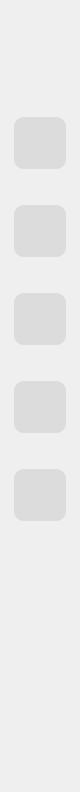
       <widget class="QWidget" name="left" native="true">
        <property name="minimumSize">
         <size>
          <width>80</width>
          <height>0</height>
         </size>
        </property>
        <property name="maximumSize">
         <size>
          <width>80</width>
          <height>16777215</height>
         </size>
        </property>
        <property name="styleSheet">
         <string notr="true">#left
{
background-color: rgb(220, 220, 220);
border-top-left-radius: 15px;
border-bottom-left-radius:15px;
border-top-right-radius:0px;
border-bottom-right-radius:0px;
}
QPushButton
{
border-radius:10px;
background-color: rgb(220, 220, 220);
}
QPushButton:hover
{
border-radius:10px;
background-color: rgb(255, 255, 255);
}</string>
        </property>
        <layout class="QVBoxLayout" name="verticalLayout_3">
         <item>
          <widget class="QWidget" name="widget_icon" native="true">
           <layout class="QHBoxLayout" name="horizontalLayout_2">
            <property name="spacing">
             <number>0</number>
            </property>
            <property name="leftMargin">
             <number>0</number>
            </property>
            <property name="topMargin">
             <number>0</number>
            </property>
            <property name="rightMargin">
             <number>0</number>
            </property>
            <property name="bottomMargin">
             <number>0</number>
            </property>
            <item>
             <spacer name="th_ICON">
              <property name="orientation">
               <enum>Qt::Horizontal</enum>
              </property>
              <property name="sizeHint" stdset="0">
               <size>
                <width>1</width>
                <height>20</height>
               </size>
              </property>
             </spacer>
            </item>
            <item>
             <widget class="QLabel" name="ICON">
              <property name="minimumSize">
               <size>
                <width>50</width>
                <height>50</height>
               </size>
              </property>
              <property name="maximumSize">
               <size>
                <width>50</width>
                <height>50</height>
               </size>
              </property>
              <property name="styleSheet">
               <string notr="true">image: url(:/ptr/logo.ico);</string>
              </property>
              <property name="text">
               <string/>
              </property>
              <property name="alignment">
               <set>Qt::AlignCenter</set>
              </property>
              <property name="wordWrap">
               <bool>false</bool>
              </property>
             </widget>
            </item>
            <item>
             <spacer name="th_ICON2">
              <property name="orientation">
               <enum>Qt::Horizontal</enum>
              </property>
              <property name="sizeHint" stdset="0">
               <size>
                <width>1</width>
                <height>20</height>
               </size>
              </property>
             </spacer>
            </item>
           </layout>
          </widget>
         </item>
         <item>
          <spacer name="verticalSpacer_2">
           <property name="orientation">
            <enum>Qt::Vertical</enum>
           </property>
           <property name="sizeHint" stdset="0">
            <size>
             <width>20</width>
             <height>50</height>
            </size>
           </property>
          </spacer>
         </item>
         <item>
          <widget class="QWidget" name="widget_Clock_in" native="true">
           <layout class="QHBoxLayout" name="horizontalLayout_3">
            <property name="spacing">
             <number>0</number>
            </property>
            <property name="leftMargin">
             <number>0</number>
            </property>
            <property name="topMargin">
             <number>0</number>
            </property>
            <property name="rightMargin">
             <number>0</number>
            </property>
            <property name="bottomMargin">
             <number>0</number>
            </property>
            <item>
             <spacer name="th_Clock_in">
              <property name="orientation">
               <enum>Qt::Horizontal</enum>
              </property>
              <property name="sizeHint" stdset="0">
               <size>
                <width>0</width>
                <height>20</height>
               </size>
              </property>
             </spacer>
            </item>
            <item>
             <widget class="QPushButton" name="btn_Clock_in">
              <property name="minimumSize">
               <size>
                <width>52</width>
                <height>52</height>
               </size>
              </property>
              <property name="maximumSize">
               <size>
                <width>52</width>
                <height>52</height>
               </size>
              </property>
              <property name="toolTip">
               <string>考勤页面</string>
              </property>
              <property name="text">
               <string/>
              </property>
              <property name="icon">
               <iconset resource="res.qrc">
                <normaloff>:/ptr/clock-in.png</normaloff>:/ptr/clock-in.png</iconset>
              </property>
              <property name="iconSize">
               <size>
                <width>30</width>
                <height>30</height>
               </size>
              </property>
              <property name="checkable">
               <bool>false</bool>
              </property>
              <property name="checked">
               <bool>false</bool>
              </property>
             </widget>
            </item>
            <item>
             <spacer name="th_Clock_in2">
              <property name="orientation">
               <enum>Qt::Horizontal</enum>
              </property>
              <property name="sizeHint" stdset="0">
               <size>
                <width>0</width>
                <height>20</height>
               </size>
              </property>
             </spacer>
            </item>
           </layout>
          </widget>
         </item>
         <item>
          <spacer name="verticalSpacer_3">
           <property name="orientation">
            <enum>Qt::Vertical</enum>
           </property>
           <property name="sizeHint" stdset="0">
            <size>
             <width>20</width>
             <height>30</height>
            </size>
           </property>
          </spacer>
         </item>
         <item>
          <widget class="QWidget" name="widget_Check_video" native="true">
           <layout class="QHBoxLayout" name="horizontalLayout_5">
            <property name="spacing">
             <number>0</number>
            </property>
            <property name="leftMargin">
             <number>0</number>
            </property>
            <property name="topMargin">
             <number>0</number>
            </property>
            <property name="rightMargin">
             <number>0</number>
            </property>
            <property name="bottomMargin">
             <number>0</number>
            </property>
            <item>
             <spacer name="th_Check_video">
              <property name="orientation">
               <enum>Qt::Horizontal</enum>
              </property>
              <property name="sizeHint" stdset="0">
               <size>
                <width>0</width>
                <height>20</height>
               </size>
              </property>
             </spacer>
            </item>
            <item>
             <widget class="QPushButton" name="btn_Check_video">
              <property name="minimumSize">
               <size>
                <width>52</width>
                <height>52</height>
               </size>
              </property>
              <property name="maximumSize">
               <size>
                <width>52</width>
                <height>52</height>
               </size>
              </property>
              <property name="toolTip">
               <string>检测摄像头</string>
              </property>
              <property name="text">
               <string/>
              </property>
              <property name="icon">
               <iconset resource="res.qrc">
                <normaloff>:/ptr/video.png</normaloff>:/ptr/video.png</iconset>
              </property>
              <property name="iconSize">
               <size>
                <width>35</width>
                <height>35</height>
               </size>
              </property>
              <property name="checkable">
               <bool>false</bool>
              </property>
             </widget>
            </item>
            <item>
             <spacer name="th_Check_video2">
              <property name="orientation">
               <enum>Qt::Horizontal</enum>
              </property>
              <property name="sizeHint" stdset="0">
               <size>
                <width>0</width>
                <height>20</height>
               </size>
              </property>
             </spacer>
            </item>
           </layout>
          </widget>
         </item>
         <item>
          <spacer name="verticalSpacer_4">
           <property name="orientation">
            <enum>Qt::Vertical</enum>
           </property>
           <property name="sizeHint" stdset="0">
            <size>
             <width>20</width>
             <height>30</height>
            </size>
           </property>
          </spacer>
         </item>
         <item>
          <widget class="QWidget" name="widget_Sreach" native="true">
           <layout class="QHBoxLayout" name="horizontalLayout_13">
            <property name="spacing">
             <number>0</number>
            </property>
            <property name="leftMargin">
             <number>0</number>
            </property>
            <property name="topMargin">
             <number>0</number>
            </property>
            <property name="rightMargin">
             <number>0</number>
            </property>
            <property name="bottomMargin">
             <number>0</number>
            </property>
            <item>
             <spacer name="th_Search_2">
              <property name="orientation">
               <enum>Qt::Horizontal</enum>
              </property>
              <property name="sizeHint" stdset="0">
               <size>
                <width>0</width>
                <height>20</height>
               </size>
              </property>
             </spacer>
            </item>
            <item>
             <widget class="QPushButton" name="btn_Search">
              <property name="minimumSize">
               <size>
                <width>52</width>
                <height>52</height>
               </size>
              </property>
              <property name="maximumSize">
               <size>
                <width>52</width>
                <height>52</height>
               </size>
              </property>
              <property name="toolTip">
               <string>数据库信息</string>
              </property>
              <property name="text">
               <string/>
              </property>
              <property name="icon">
               <iconset resource="res.qrc">
                <normaloff>:/ptr/sreach.png</normaloff>:/ptr/sreach.png</iconset>
              </property>
              <property name="iconSize">
               <size>
                <width>25</width>
                <height>25</height>
               </size>
              </property>
              <property name="checkable">
               <bool>false</bool>
              </property>
             </widget>
            </item>
            <item>
             <spacer name="th_Search">
              <property name="orientation">
               <enum>Qt::Horizontal</enum>
              </property>
              <property name="sizeHint" stdset="0">
               <size>
                <width>0</width>
                <height>20</height>
               </size>
              </property>
             </spacer>
            </item>
           </layout>
          </widget>
         </item>
         <item>
          <spacer name="verticalSpacer_5">
           <property name="orientation">
            <enum>Qt::Vertical</enum>
           </property>
           <property name="sizeHint" stdset="0">
            <size>
             <width>20</width>
             <height>30</height>
            </size>
           </property>
          </spacer>
         </item>
         <item>
          <widget class="QWidget" name="widget_root" native="true">
           <layout class="QHBoxLayout" name="horizontalLayout_17">
            <property name="spacing">
             <number>0</number>
            </property>
            <property name="leftMargin">
             <number>0</number>
            </property>
            <property name="topMargin">
             <number>0</number>
            </property>
            <property name="rightMargin">
             <number>0</number>
            </property>
            <property name="bottomMargin">
             <number>0</number>
            </property>
            <item>
             <spacer name="th_root_2">
              <property name="orientation">
               <enum>Qt::Horizontal</enum>
              </property>
              <property name="sizeHint" stdset="0">
               <size>
                <width>0</width>
                <height>20</height>
               </size>
              </property>
             </spacer>
            </item>
            <item>
             <widget class="QPushButton" name="btn_root">
              <property name="minimumSize">
               <size>
                <width>52</width>
                <height>52</height>
               </size>
              </property>
              <property name="maximumSize">
               <size>
                <width>52</width>
                <height>52</height>
               </size>
              </property>
              <property name="toolTip">
               <string>Root设置</string>
              </property>
              <property name="text">
               <string/>
              </property>
              <property name="icon">
               <iconset resource="res.qrc">
                <normaloff>:/ptr/root.png</normaloff>:/ptr/root.png</iconset>
              </property>
              <property name="iconSize">
               <size>
                <width>30</width>
                <height>30</height>
               </size>
              </property>
              <property name="checkable">
               <bool>false</bool>
              </property>
             </widget>
            </item>
            <item>
             <spacer name="th_root">
              <property name="orientation">
               <enum>Qt::Horizontal</enum>
              </property>
              <property name="sizeHint" stdset="0">
               <size>
                <width>0</width>
                <height>20</height>
               </size>
              </property>
             </spacer>
            </item>
           </layout>
          </widget>
         </item>
         <item>
          <spacer name="verticalSpacer_11">
           <property name="orientation">
            <enum>Qt::Vertical</enum>
           </property>
           <property name="sizeHint" stdset="0">
            <size>
             <width>20</width>
             <height>30</height>
            </size>
           </property>
          </spacer>
         </item>
         <item>
          <widget class="QWidget" name="widget_record" native="true">
           <layout class="QHBoxLayout" name="horizontalLayout_41">
            <property name="spacing">
             <number>0</number>
            </property>
            <property name="leftMargin">
             <number>0</number>
            </property>
            <property name="topMargin">
             <number>0</number>
            </property>
            <property name="rightMargin">
             <number>0</number>
            </property>
            <property name="bottomMargin">
             <number>0</number>
            </property>
            <item>
             <spacer name="th_record">
              <property name="orientation">
               <enum>Qt::Horizontal</enum>
              </property>
              <property name="sizeHint" stdset="0">
               <size>
                <width>0</width>
                <height>20</height>
               </size>
              </property>
             </spacer>
            </item>
            <item>
             <widget class="QPushButton" name="btn_record">
              <property name="minimumSize">
               <size>
                <width>52</width>
                <height>52</height>
               </size>
              </property>
              <property name="maximumSize">
               <size>
                <width>52</width>
                <height>52</height>
               </size>
              </property>
              <property name="toolTip">
               <string>打卡记录</string>
              </property>
              <property name="text">
               <string/>
              </property>
              <property name="icon">
               <iconset resource="res.qrc">
                <normaloff>:/ptr/clock_record.png</normaloff>:/ptr/clock_record.png</iconset>
              </property>
              <property name="iconSize">
               <size>
                <width>28</width>
                <height>28</height>
               </size>
              </property>
              <property name="checkable">
               <bool>false</bool>
              </property>
             </widget>
            </item>
            <item>
             <spacer name="th_record2">
              <property name="orientation">
               <enum>Qt::Horizontal</enum>
              </property>
              <property name="sizeHint" stdset="0">
               <size>
                <width>0</width>
                <height>20</height>
               </size>
              </property>
             </spacer>
            </item>
           </layout>
          </widget>
         </item>
         <item>
          <spacer name="verticalSpacer">
           <property name="orientation">
            <enum>Qt::Vertical</enum>
           </property>
           <property name="sizeHint" stdset="0">
            <size>
             <width>20</width>
             <height>260</height>
            </size>
           </property>
          </spacer>
         </item>
        </layout>
       </widget>
